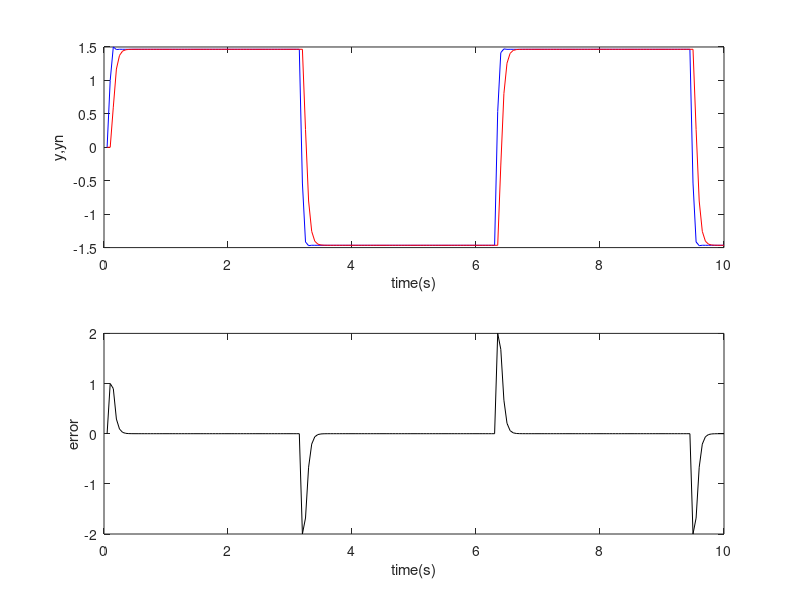

Reproduce this figure in MATLAB.
%CMAC Approximation for nonlinear model
clear all;
close all;

xite=0.20;
alfa=0.05;

M=500;
N=100;
c=3;

w=zeros(N,1);
w_1=w;w_2=w;d_w=w;
u_1=0;y_1=0;
ts=0.05;
for k=1:1:200
time(k)=k*ts;

u(k)=sign(sin(k*ts));

xmin=-1.0; 
xmax=1.0;

for i=1:1:c
    s(k,i)=round((u(k)-xmin)*M/(xmax-xmin))+i;   %Quantity:U-->AC
    ad(i)=mod(s(k,i),N)+1;          %Hash transfer:AC-->AP
end

sum=0;
for i=1:1:c
   sum=sum+w(ad(i));
end
yn(k)=sum;
y(k)=u_1^3+y_1/(1+y_1^2);   %Nonlinear model

error(k)=y(k)-yn(k);
for i=1:1:c
  ad(i)=mod(s(k,i),N)+1;
  j=ad(i);
  d_w(j)=xite*error(k);
  w(j)=w_1(j)+d_w(j)+alfa*(w_1(j)-w_2(j));
end
%%%% Parameters Update %%%%
w_2=w_1;w_1=w;
u_1=u(k);
y_1=y(k);
end
figure(1);
subplot(211);
plot(time,y,'b',time,yn,'r');
xlabel('time(s)');ylabel('y,yn');
subplot(212);
plot(time,y-yn,'k');
xlabel('time(s)');ylabel('error');